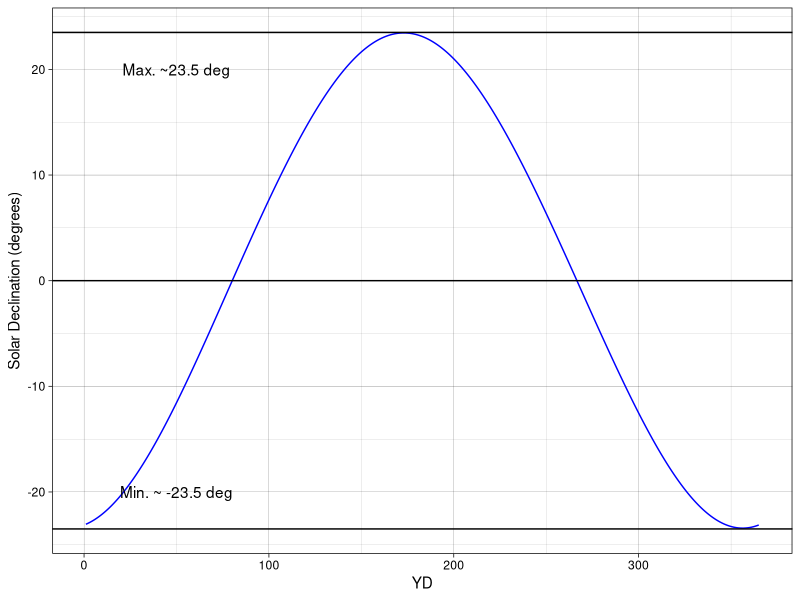
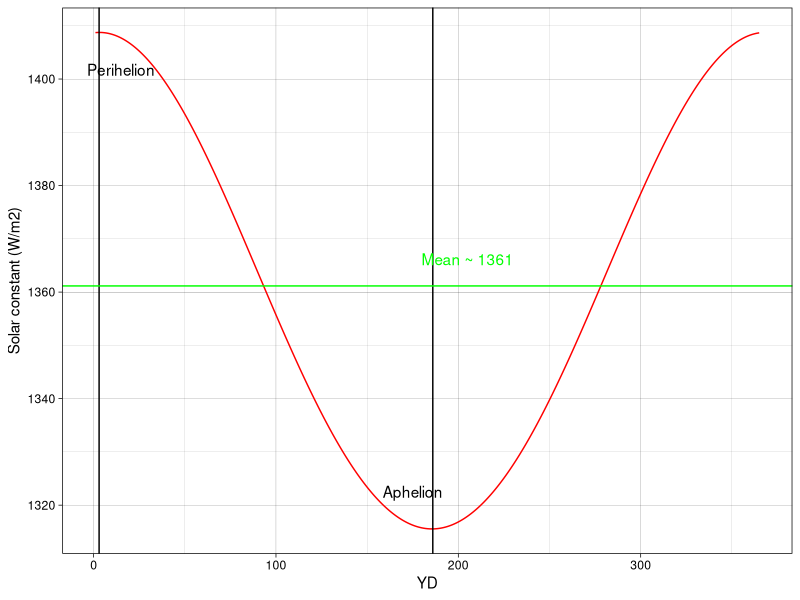
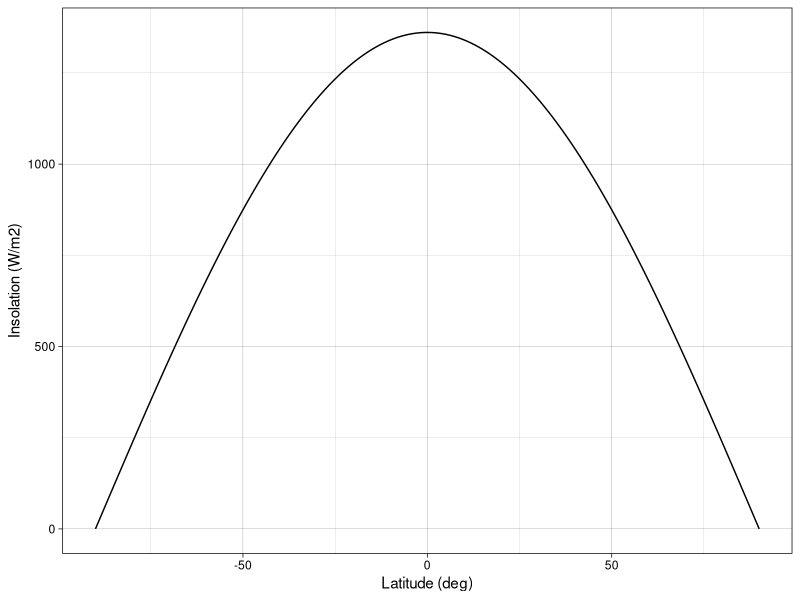
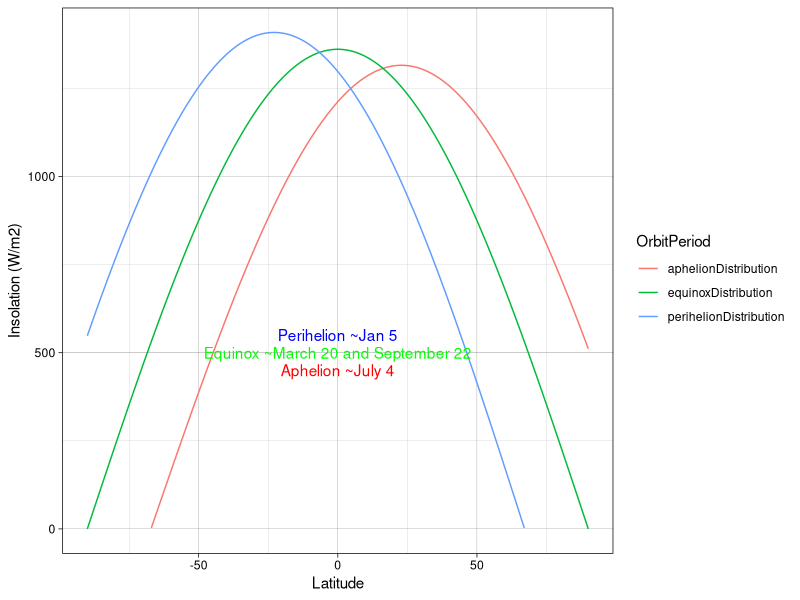

Reproduce these figures in R, in order.
# Solar Radiation
# Day 1

library(ggplot2) # plotting package
library(tidyr)

#####
# Lecture 1 - Rad Basics
#####

# 1. calculate frequency with given wavelength
# f = c/lambda

lambda <- 0.55 * 10^(-6) # enter wavelength in um
c <- 3*10^8 # approximation to speed of light
f <- c/lambda # calculate frequency
print(f)

# calculate energy of a photon
# e = hf

h <- 6.63 * 10^(-34) # Planck's constant
e <- h*f # calculate energy per photon
print(e)

# how does the frequency, wavelength, and energy per photon change when
# we move to the infrared (e.g. 4 um) waveband? How about the
# ultraviolet (e.g. 0.1 um)?

# 2. calculate total energy reaching the surface of 
#  Freiburg over a year

avgIrradiance <- 130 # W/m2
sPerYear <- 60*60*24*365 # number of seconds per year
joules <- avgIrradiance * sPerYear # joules at Freiburg surface

GJ <- joules / 1000000000 # convert to gigajoules
print(GJ)

kWh <- joules / (3600*1000) # convert to kWh
print(kWh)

# The flux density of solar radiation at the edge of Earth's atmosphere
# normal to the equator is ~1361 W/m2. How many GJ is this over a year?
# How many kWh?

# 3. Relate the sun's surface temperature (5778 K) to its wavelength of
#  maximum emission

b <- 2.8978e-3 # Constant
TSun <- 5778 # Kelvin
lambdaMax <- b/TSun
lambdaMax <- lambdaMax * 1000000 # convert to um
print(lambdaMax)

# Seen from space Earth's radiative (effective) temperature is roughly
#  255 K (-18 deg.C). What is Earth's wavelength of max emission?


######
# Lecture 2 -> Solar Position
######

# 1. Calculating solar declination

# function for calculating the solar declination
getSolarDec <- function(yd) {
  gamma <- (2*pi)/365 * (yd-1)
  delta <- 0.006918 - 0.399912*cos(gamma) + 0.070257*sin(gamma) - 
    0.006758*cos(2*gamma) + 0.000907*sin(2*gamma) - 
    0.002697*cos(3*gamma) + 0.00148*sin(3*gamma)
  return(delta)
}

# convert radians to degrees for coherence and vice-verse
radToDeg <- function(r) {return(r * (180/pi))}
degToRad <- function(deg) {return(deg*(pi/180))}

# calculate the solar declination on, e.g., your birthday
yd <- 55 # adjust to your birthday

delta <- getSolarDec(yd)
print(radToDeg(delta))

# how does solar declination vary through the year?
# -> perform the above steps for each day of the year
# -> plot the results

ydVector <- seq(1,365,1) # list of integer days
deltaVector <- radToDeg(getSolarDec(ydVector)) # corresponding declinations

# put in a plottable form and plot
plotFrame <- as.data.frame(cbind(ydVector,deltaVector)) 
ggplot(plotFrame, aes(x=ydVector, y=deltaVector)) + geom_line(col='blue') + theme_linedraw() +
  labs(x="YD", y="Solar Declination (degrees)") + geom_hline(yintercept=0) +
  geom_hline(yintercept=23.5) + geom_hline(yintercept=-23.5) +
  annotate("text", x=50, y=20, label="Max. ~23.5 deg") +
  annotate("text", x=50, y=-20, label="Min. ~ -23.5 deg")

# Note where the extreme values occur -> do not line up with calendar year!
# What does a comparison to the simplified calculation look like?


# 2. It's 14:30 on March 23 2021 in Freiburg. Where's the sun?
# Functions transcribed from NOAA Low Accuracy Equations

# functions
getGamma <- function(yd) {return((2*pi)/365 * (yd-1))} # returned in radians!

getDelta <- function(gamma) {
  delta <- 0.006918 - 0.399912*cos(gamma) + 0.070257*sin(gamma) - 
    0.006758*cos(2*gamma) + 0.000907*sin(2*gamma) - 
    0.002697*cos(3*gamma) + 0.00148*sin(3*gamma)
  return(delta) # returned in radians!
}

getEqnofTime <- function(gamma) {
  dTlat <- 229.18 * (0.000075 + 0.001868*cos(gamma) -
                        0.032077*sin(gamma) - 0.014615*cos(2*gamma)-
                        0.040849*sin(2*gamma))
  return(dTlat) # returned in MINUTES!
}

getTOffset <- function(dTlat, lambda, epsilon) {
  To <- dTlat + 4*lambda - 60*epsilon
  return(To) # returned in MINUTES!
}

getTlat <- function(lst, To) {
  H <- as.numeric(unlist(strsplit(lst,"\\:"))[1])
  M <- as.numeric(unlist(strsplit(lst,"\\:"))[2])
  S <- as.numeric(unlist(strsplit(lst,"\\:"))[3])
  Tsol <- H*60 + M + S/60 + To # returned in MINUTES!
}

getHourAngle <- function(Tsol) {
  return((Tsol/4)-180) # returned in DEGREES!
}

getZenith <- function(phi, delta, h) {
  phi <- degToRad(phi)
  h <- degToRad(h)
  cosZ <- sin(phi)*sin(delta)+cos(phi)*cos(delta)*cos(h)
  zenith <- radToDeg(acos(cosZ))
  return(zenith) # returned in DEGREES!
}

getAzimuth <- function(phi, Z, delta) {
  # I never got to this - give it a go!
  }

# these values are looked up / determined from Google
yd <- 82 # year day
lambda <- 7.8 # longitude
phi <- 48 # latitude
epsilon <- 1
lst <- "12:30:00"

# these values are calculated as intermediate steps
gamma <- getGamma(yd) # radians
delta <- getDelta(gamma) # radians
dTlat <- getEqnofTime(gamma) # minutes
To <- getTOffset(dTlat, lambda, epsilon) # minutes
Tlat <- getTlat(lst, To) # minutes
h <- getHourAngle(Tlat) # degrees

# determine solar angles
zenithAngle <- getZenith(phi, delta, h) # in deg.
azimuthAngle <- getAzimuth(phi, Z, delta)

######
# Lecture 3
# Extraterrestrial Solar Rad
######

# 1. How much radiation is emitted by the Sun?
sunTemp <- 5778 # Kelvin
sigma <- 5.67e-8 # S-B Constant
totalEmit <- sigma * sunTemp ** 4 # calculate integral emittance
print(totalEmit)

# The star 63 Ophiuchi has a measured surface temperature of approximately 
# 34,000 K -> what is the radiation flux density at the surface of this star?

# 2. How much of the solar radiation reaches the tropopause?
# ensure totalEmit is still calculated for temp of 5778 K

r1 <- 694250 # radius of the Sun in km
r2 <- 149600000 # ~mean radius of Earth's orbit
E2 <- totalEmit * (r1/r2)**2
print(E2)

# Mercury has a mean distance of 58,000,000 km from the Sun. What is its solar constant?

# 3. Determine the variation in insolation caused by Earth's eccentric orbit

# functions
getGamma <- function(yd) {return((2*pi)/365 * (yd-1))} # returned in radians!
orbitRatio <- function(gamma, solarConst) {
  # equates the mean to real orbit using the inverse square law
  ratio <- 1.00011 + 0.034221*cos(gamma) + 0.001280*sin(gamma) +
    0.000719*cos(2*gamma) + 0.000077*sin(2*gamma)
  insol <- solarConst * ratio
  return(insol)
}

# inputs
solarConst <- 1361.012
days <- seq(1,365,1) # simple list of days
gammaDays <- getGamma(days) # calculate fractional year
solarRad <- orbitRatio(gammaDays, solarConst) # apply the inverse square law to each fractional day

# for plotting
insolation <- as.data.frame(cbind(days,solarRad))

# determine perihelion and aphelion as days w/ max and min insolation
perihelion <- insolation$days[insolation$solarRad == max(insolation$solarRad)]
aphelion <- insolation$days[insolation$solarRad == min(insolation$solarRad)]
  
# plot the results
ggplot(insolation, aes(x=days, y=solarRad)) + geom_line(col="red") + theme_linedraw() +
  labs(x="YD", y="Solar constant (W/m2)") + geom_vline(xintercept=perihelion) + geom_vline(xintercept=aphelion) +
  geom_hline(yintercept=mean(insolation$solarRad), col="green") +
  annotate("text", x=15, y=insolation$solarRad[perihelion]-7, label="Perihelion") +
  annotate("text", x=175, y=insolation$solarRad[aphelion]+7, label="Aphelion") +
  annotate("text", x=205, y=mean(insolation$solarRad)+5, label="Mean ~ 1361", col="green")

# 4. Examine how radiation is distributed between the poles and equator
# Assume: mean insolation at solar noon on an equinox

# functions
degToRad <- function(deg) {return(deg*(pi/180))}

cosineLaw <- function(z, solarConst) { # implement cosine law of illumination
  return(solarConst*cos(degToRad(z)))
}

latitudes <- seq(-90,90,1) # list of latitudes
solarConst <- 1361 # in W/m2
insolationDistribution <- cosineLaw(latitudes, solarConst) # apply cosine law to each latitude

# plot
distribution <- as.data.frame(cbind(latitudes,insolationDistribution))
ggplot(distribution, aes(x=latitudes, y=insolationDistribution)) + geom_line() + theme_linedraw() +
  labs(x="Latitude (deg)", y="Insolation (W/m2)")

# How would this distribution change at the perihelion and aphelion?

# Get the solar declination at perihelion and aphelion
perihelionDeclination <- radToDeg(getDelta(getGamma(perihelion)))
aphelionDeclination <- radToDeg(getDelta(getGamma(aphelion)))

# get the insolation at tropopause for perihelion and aphelion
perihelionKParallel <- max(insolation$solarRad)
aphelionKParallel <- min(insolation$solarRad)

# calculate cosine law
perihelionDistribution <- cosineLaw(latitudes-perihelionDeclination, perihelionKParallel)
aphelionDistribution <- cosineLaw(latitudes-aphelionDeclination, aphelionKParallel)

perihelionDistribution[perihelionDistribution < 0] <- NaN # handle negative values
aphelionDistribution[aphelionDistribution < 0] <- NaN

# organising
equinoxDistribution <- insolationDistribution
distributionTwo <- as.data.frame(cbind(latitudes,equinoxDistribution,perihelionDistribution,aphelionDistribution))
distributionTwo <- distributionTwo %>% gather("OrbitPeriod", "FluxDensity", -latitudes)

# plot
ggplot(distributionTwo, aes(x=latitudes, y=FluxDensity, col=OrbitPeriod)) + geom_line() + theme_linedraw() +
  labs(x="Latitude", y="Insolation (W/m2)") +
  annotate("text", x=0, y=550, label="Perihelion ~Jan 5", col="blue") +
  annotate("text", x=0, y=500, label="Equinox ~March 20 and September 22", col="green") +
  annotate("text", x=0, y=450, label="Aphelion ~July 4", col="red")